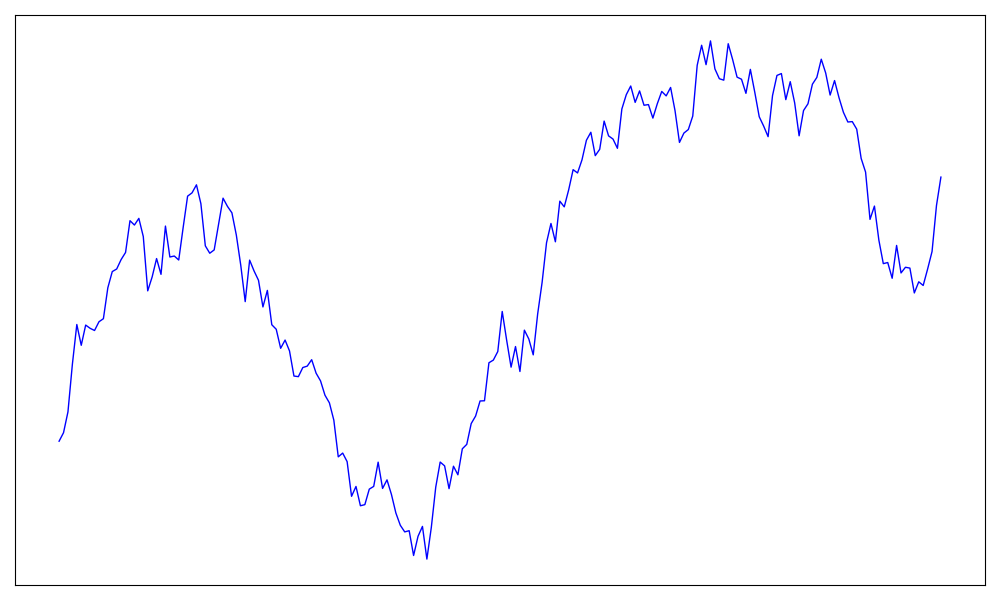

This figure's Python source:
import matplotlib.pyplot as plt
import numpy as np
import pandas as pd

# 仮のデータ作成
np.random.seed(0)  # 再現性のためのシード
date_range = pd.date_range(start="2023-01-01", periods=200, freq="D")
values = np.cumsum(np.random.randn(200))  # ランダムな累積データ

# グラフの作成
plt.figure(figsize=(10, 6))
plt.plot(date_range, values, color='blue', linewidth=1)

# 軸目盛りを非表示にする
plt.xticks([])  # x軸の目盛りを非表示
plt.yticks([])  # y軸の目盛りを非表示

# グリッドと余白調整
plt.grid(True)
plt.tight_layout()

# グラフの保存
plt.savefig('test.png')

# グラフの表示
plt.show()
